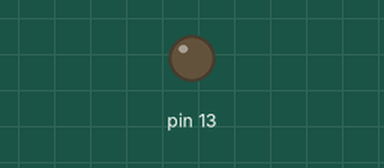
Bench run of a sketch on a simulated Arduino Uno, built with avr-gcc and run on an emulated ATmega328P. Parts: output pins drawn as LEDs (lit = HIGH).

Above: at 1.0 s.
At 3.0 s:
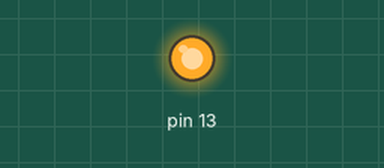
Timing chart, 0 to 5.2 s (numbered marks = the images above):
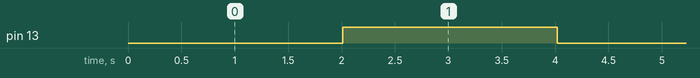

The sketch:

Timer_8bits.ino
```cpp
/*
 * Este código trabalha a interrupção por time compare utilizando um TIMER(TIMER0)
 * de 8bits (contagem de 0 a 255)
 */

#include <avr/io.h>
#include <avr/interrupt.h>
#include <stdbool.h>
volatile int contador = 0;

/*
 * A função timer_init configura os registradores necessários para
 * que seja possível realizar interrupções por time compare, onde
 * OCR0 determina o valor máximo da contagem do registrador TCNT0.
 */
void timer_init()
{
  cli(); // Desabilidata todas as interrupções
  SREG |= (1 << 7); // Bit I(7) do SREG --> ativador global de interrupções

  TCCR0A |= (1 << WGM01); // Habilita o modo CTC
  TCCR0B |= (1 << CS01); // 8 prescaler
  TIMSK0 |= (1 << OCIE0A); // Habilitlita a interrupção por time compare
  OCR0A = 200;
  TCNT0 = 0;
  sei();
}

/*
 * A função gpio_init configura os registradores
 * das GPIO que se deseja utilizar.
 */
void gpio_init()
{
  DDRB |= (1 << DDB5);
  PORTB &= ~(1 << PORTB5);
}
int main()
{
  gpio_init();
  timer_init();
  while(1);
  return 0;
}

/*
 * A função ISR trata-se da rotina de interrução por time compare
 * É inializada a cada vez que o timer alcança o valor máximo configurado,
 * o que seria a cada 0.1us
 */
ISR(TIMER0_COMPA_vect)
{
  if(contador == 20000) // Contador == 20000 a cada 2 segundos
  {
    PORTB ^= (1 << PORTB5); //Muda o estado do PB5
    contador = 0;
  }
  else contador++;
}
```

Measured:
- by itself, pin 13: alternates HIGH for 2.0 s and LOW for 2.0 s
